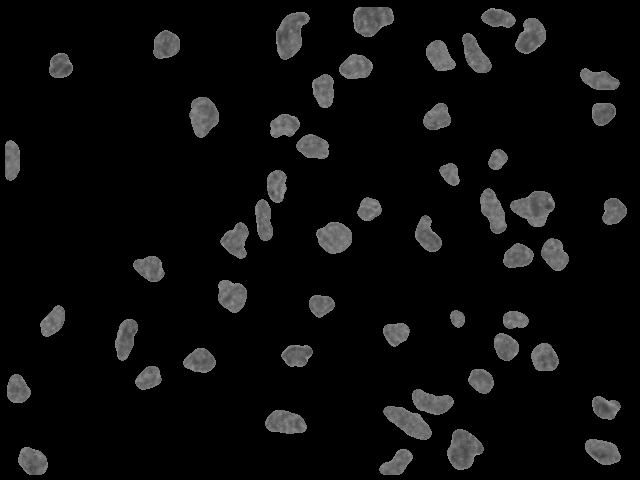
%> input picture Image Analysis and Artificial Vision/image processing assignments (x-ray)/askisi3_ImAnal/Begetis_Nikolaos_piv0111_ImAnal_Ask_3/MIC_Astrocytomas_HighGrade.bmp, 640 x 480 px
$ octave --eval "result = createClassFeatureFiles(imread('MIC_Astrocytomas_HighGrade.bmp'));"   (GNU Octave 9; MATLAB toolbox functions it lacks are replaced by stand-ins)
%> lines starting %> are read from the running program, lines starting %| are printed output that depends on the picture
### Image Analysis and Artificial Vision/image processing assignments (x-ray)/askisi3_ImAnal/Begetis_Nikolaos_piv0111_ImAnal_Ask_3/co_occurrence.m
function [features] = co_occurrence (I, features)
%> called with features = [11.74 34.37 2.63 8.08]
    [glcm, SI] = graycomatrix(I, 'GrayLimits', [0 255], 'NumLevels', 4, 'Offset', ...
        [0 1; -1 0; -1 1; -1 -1], 'Symmetric', true); % 0(-), 90(|), 45(/), 135(\), 1 pixel
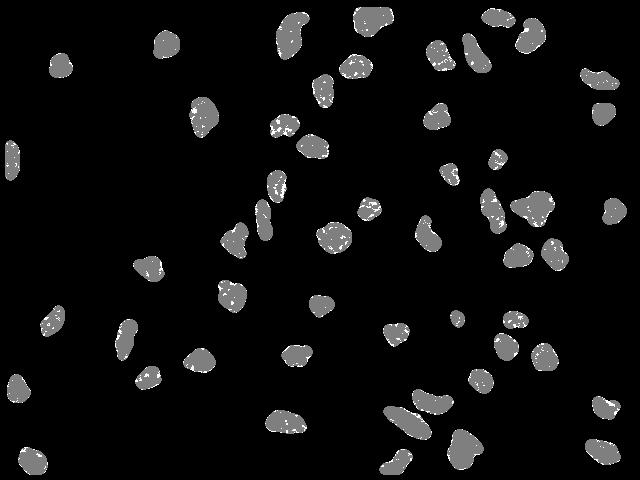
%> SI: size 480x640 double; min 1, max 3, mean 1.12; drawn with min black and max white
    %neigbour

    stats = graycoprops(glcm, {'Contrast', 'Correlation', 'Energy', 'Homogeneity'});
%> stats = {Contrast [0.0278 0.0288 0.0369 0.0355], Correlation [0.885 0.881 0.849 0.854], Energy [0.798 0.798 0.793 0.794], Homogeneity [0.99 0.99 0.987 0.987]}
    C = stats.Contrast;
%> C = [0.0278 0.0288 0.0369 0.0355]
    Cr = stats.Correlation;
%> Cr = [0.885 0.881 0.849 0.854]
    E = stats.Energy;
%> E = [0.798 0.798 0.793 0.794]
    H = stats.Homogeneity;
%> H = [0.99 0.99 0.987 0.987]
%> in createClassFeatureFiles, `features = co_occurrence(a, features);`: features = [11.74 34.37 2.63 8.08 0.0323 0.00459 0.867 0.018 0.795 0.00231 0.989 0.00168]

%    [C' Cr' E' H']

    features(5) = mean(C);
    features(6) = max(C) - mean(C);
    features(7) = mean(Cr);
    features(8) = max(Cr) - mean(Cr);
    features(9) = mean(E);
    features(10) = max(E) - mean(E);
    features(11) = mean(H);
    features(12) = max(H) - mean(H);

%     disp('Energy = Uniformity, Uniformity of energy, Angular second moment.')
%     disp('Contrast = Variance, Inertia.');
end

### Image Analysis and Artificial Vision/image processing assignments (x-ray)/askisi3_ImAnal/Begetis_Nikolaos_piv0111_ImAnal_Ask_3/waveletFeatures.m
function [features] = waveletFeatures(A, features)
    nbcol = size(A, 1);
%> nbcol = 480
    % Perform single-level decomposition
    % of A using db1.
    [cA1, cH1, cV1, cD1] = dwt2(A, 'db1');
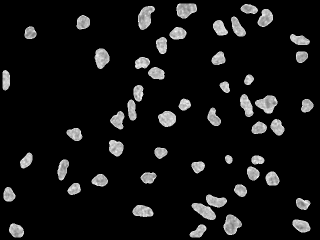
%> cA1: size 240x320 double; min 0, max 295.5, mean 23.5; drawn with min black and max white
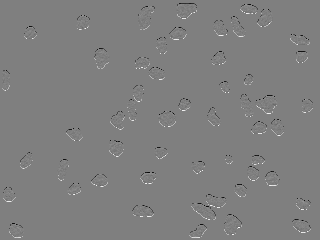
%> cH1: size 240x320 double; min -149.5, max 148.5, mean 0; drawn with min black and max white
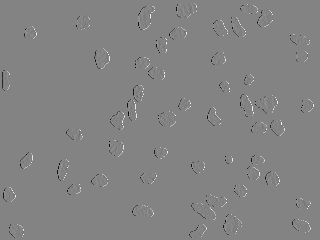
%> cV1: size 240x320 double; min -152.5, max 144, mean 0; drawn with min black and max white
    A1 = wcodemat(cA1, nbcol); %subband LL
    H1 = wcodemat(cH1, nbcol); %subband HL
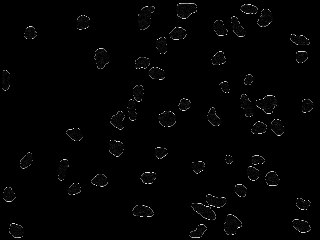
%> H1: size 240x320 double; min 1, max 480, mean 6.7; drawn with min black and max white
    V1 = wcodemat(cV1, nbcol); %subband LH
    D1 = wcodemat(cD1, nbcol); %subband HH
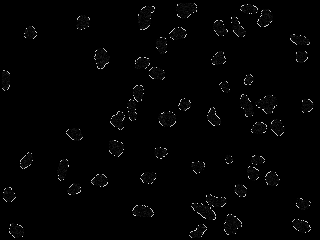
%> D1: size 240x320 double; min 1, max 480, mean 7; drawn with min black and max white
%> in createClassFeatureFiles, `features = waveletFeatures(a, features);`: features = 20 values, max 108.2 at index 17, min 0.00168 at index 12, mean 16.71

    features(13) = mean2(A1);
    features(14) = mean2(H1);
    features(15) = mean2(V1);
    features(16) = mean2(D1);
    features(17) = std2(A1);
    features(18) = std2(H1);
    features(19) = std2(V1);
    features(20) = std2(D1);
end

### Image Analysis and Artificial Vision/image processing assignments (x-ray)/askisi3_ImAnal/Begetis_Nikolaos_piv0111_ImAnal_Ask_3/run_length.m
%Гйб фзн еобгщгЮ фщн run-length чбсбкфзсйуфйкюн чсзуймпрпЯзизке фп Gray Level Run Length Matrix Toolbox
%http://www.mathworks.com/matlabcentral/fileexchange/17482-gray-level-run-length-matrix-toolbox
%рпх ресйлбмвЬней фйт ухнбсфЮуейт findmaxnum.m, grayrlmatrix.m, grayrlprops.m, rle_0.m, rle_45.m кбй zigzag.m
%Дзмйпхсгьт: Xunkai Wei, Gray Level Run Length Matrix Toolbox v1.0,Software,Beijing Aeronautical Technology Research Center, 2007
function [features] = run_length(I, features)
%> the run ends on the next line
    [glrlm, SI] = grayrlmatrix(I, 'GrayLimits', [0 255], 'NumLevels', 4, 'Offset', [1; 2; 3; 4]);

    stats = grayrlprops(glrlm);

    SRE = stats(:, 1);
    LRE = stats(:, 2);
    GLN = stats(:, 3);
    RLN = stats(:, 4);
    RP = stats(:, 5);

%    [S' L' G' R1' R2']

    features(21) = mean(SRE);
    features(22) = max(SRE) - mean(SRE);
    features(23) = mean(LRE);
    features(24) = max(LRE) - mean(LRE);
    features(25) = mean(GLN);
    features(26) = max(GLN) - mean(GLN);
    features(27) = mean(RLN);
    features(28) = max(RLN) - mean(RLN);
    features(29) = mean(RP);
    features(30) = max(RP) - mean(RP);
end

### Image Analysis and Artificial Vision/image processing assignments (x-ray)/askisi3_ImAnal/Begetis_Nikolaos_piv0111_ImAnal_Ask_3/createClassFeatureFiles.m
function [features] = createClassFeatureFiles(a)
    a = double(a);
    %find mean value and standard deviation

    features(1) = mean2(a);
    features(2) = std2(a);
    features(3) = skewness(a(:));
    features(4) = kurtosis(a(:));
    features = co_occurrence(a, features);
    features = waveletFeatures(a, features);
    features = run_length(a, features);
    features = laws(a, features);
end

$ run again, on Image Analysis and Artificial Vision/image processing assignments (x-ray)/askisi3_ImAnal/Begetis_Nikolaos_piv0111_ImAnal_Ask_3/MIC_Astrocytomas_LowGrade.bmp
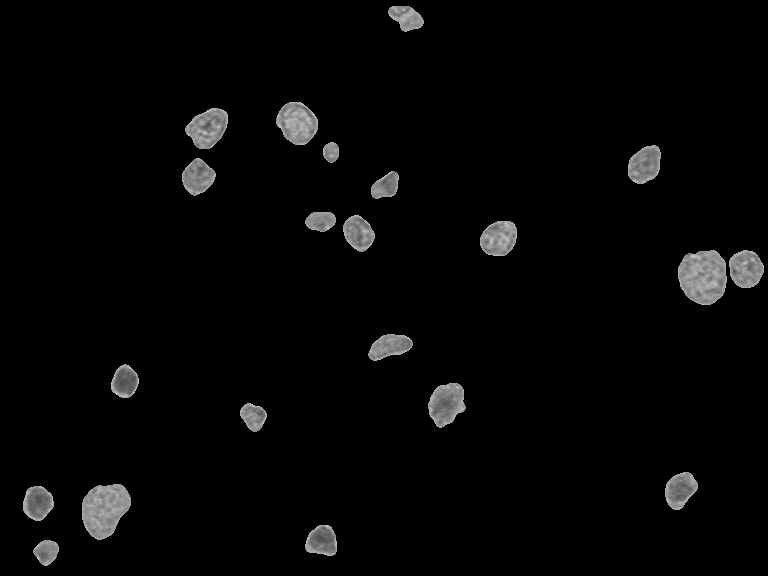
%> input picture Image Analysis and Artificial Vision/image processing assignments (x-ray)/askisi3_ImAnal/Begetis_Nikolaos_piv0111_ImAnal_Ask_3/MIC_Astrocytomas_LowGrade.bmp, 768 x 576 px
%> stats = {Contrast [0.0181 0.0186 0.0242 0.0259], Correlation [0.935 0.933 0.913 0.907], Energy [0.911 0.911 0.91 0.909], Homogeneity [0.996 0.995 0.994 0.994]}
%> C = [0.0181 0.0186 0.0242 0.0259]
%> Cr = [0.935 0.933 0.913 0.907]
%> E = [0.911 0.911 0.91 0.909]
%> H = [0.996 0.995 0.994 0.994]
%> in createClassFeatureFiles, `features = co_occurrence(a, features);`: features = [6.25 29.35 4.59 22.53 0.0217 0.00417 0.922 0.0128 0.91 0.000737 0.995 0.001]
%> in waveletFeatures, `[cA1, cH1, cV1, cD1] = dwt2(A, 'db1');`:
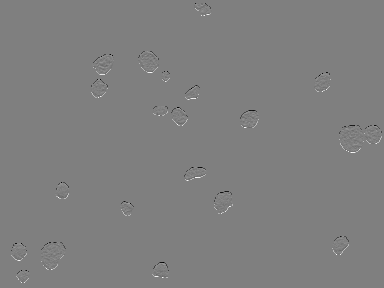
%> cH1: size 288x384 double; min -190, max 189, mean 0; drawn with min black and max white
%> in waveletFeatures, `H1 = wcodemat(cH1, nbcol);`:
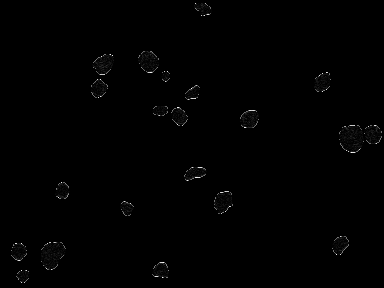
%> H1: size 288x384 double; min 1, max 576, mean 3.6; drawn with min black and max white
%> in createClassFeatureFiles, `features = waveletFeatures(a, features);`: features = 20 values, max 85.44 at index 17, min 0.000737 at index 10, mean 12.9
